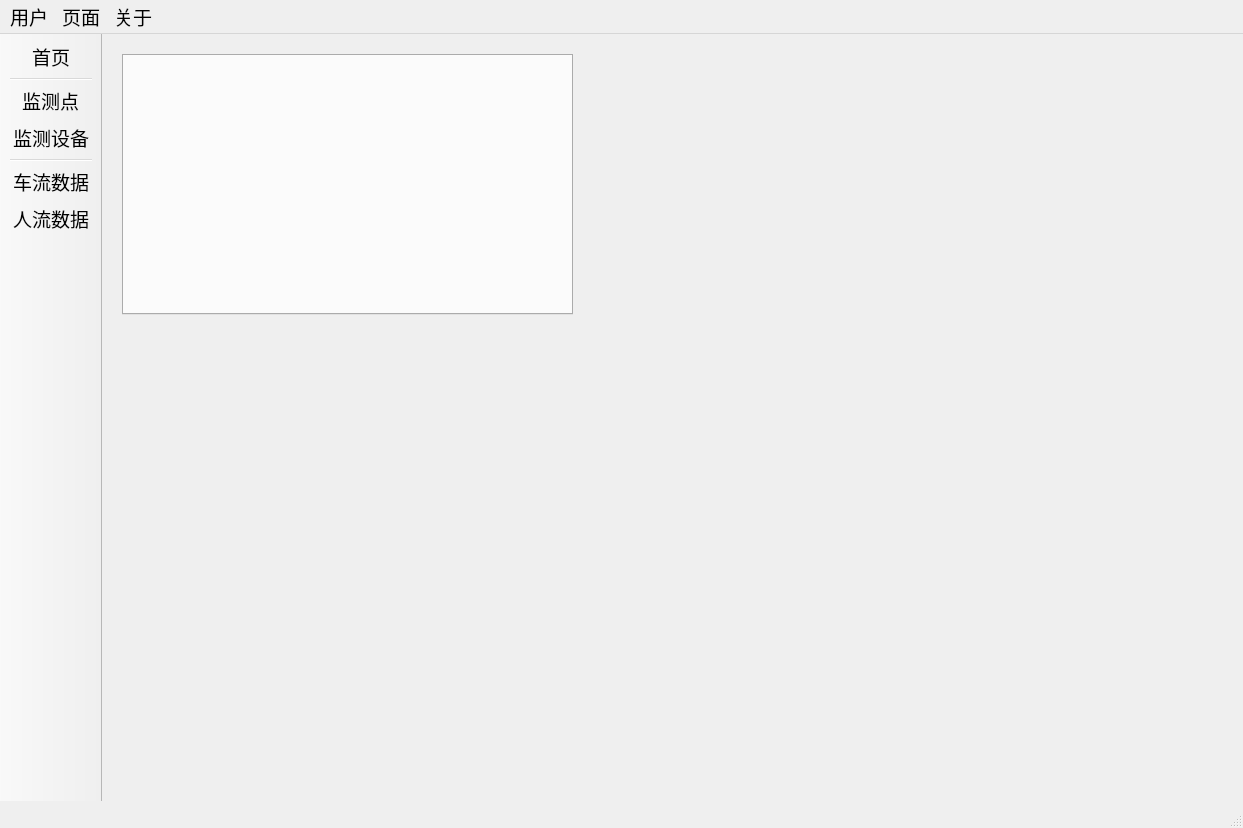
<?xml version="1.0" encoding="UTF-8"?>
<ui version="4.0">
 <class>MainWindow</class>
 <widget class="QMainWindow" name="MainWindow">
  <property name="geometry">
   <rect>
    <x>0</x>
    <y>0</y>
    <width>1243</width>
    <height>828</height>
   </rect>
  </property>
  <property name="sizePolicy">
   <sizepolicy hsizetype="Expanding" vsizetype="Preferred">
    <horstretch>0</horstretch>
    <verstretch>0</verstretch>
   </sizepolicy>
  </property>
  <property name="font">
   <font>
    <family>Times New Roman</family>
    <pointsize>14</pointsize>
   </font>
  </property>
  <property name="contextMenuPolicy">
   <enum>Qt::CustomContextMenu</enum>
  </property>
  <property name="windowTitle">
   <string>武易高速道路运输监测数据展示系统</string>
  </property>
  <property name="iconSize">
   <size>
    <width>32</width>
    <height>32</height>
   </size>
  </property>
  <widget class="QWidget" name="centralwidget">
   <widget class="QTabWidget" name="tabWidget">
    <property name="geometry">
     <rect>
      <x>20</x>
      <y>20</y>
      <width>451</width>
      <height>261</height>
     </rect>
    </property>
    <property name="currentIndex">
     <number>-1</number>
    </property>
    <property name="tabsClosable">
     <bool>true</bool>
    </property>
   </widget>
  </widget>
  <widget class="QMenuBar" name="menuBar">
   <property name="geometry">
    <rect>
     <x>0</x>
     <y>0</y>
     <width>1243</width>
     <height>21</height>
    </rect>
   </property>
   <property name="font">
    <font>
     <family>Times New Roman</family>
     <pointsize>14</pointsize>
    </font>
   </property>
   <widget class="QMenu" name="userMenu">
    <property name="font">
     <font>
      <family>Times New Roman</family>
      <pointsize>13</pointsize>
     </font>
    </property>
    <property name="title">
     <string>用户</string>
    </property>
    <property name="toolTipsVisible">
     <bool>false</bool>
    </property>
    <addaction name="actUser_current"/>
    <addaction name="separator"/>
    <addaction name="actUser_manage"/>
   </widget>
   <widget class="QMenu" name="pageMenu">
    <property name="font">
     <font>
      <family>Times New Roman</family>
      <pointsize>13</pointsize>
     </font>
    </property>
    <property name="title">
     <string>页面</string>
    </property>
    <addaction name="actMenu_home"/>
    <addaction name="separator"/>
    <addaction name="actMenu_place"/>
    <addaction name="actMenu_device"/>
    <addaction name="separator"/>
    <addaction name="actMenu_carData"/>
    <addaction name="actMenu_personData"/>
   </widget>
   <widget class="QMenu" name="aboutMenu">
    <property name="font">
     <font>
      <family>Times New Roman</family>
      <pointsize>13</pointsize>
     </font>
    </property>
    <property name="title">
     <string>关于</string>
    </property>
    <addaction name="actAbout_app"/>
    <addaction name="actAbout_qt"/>
   </widget>
   <addaction name="userMenu"/>
   <addaction name="pageMenu"/>
   <addaction name="aboutMenu"/>
  </widget>
  <widget class="QStatusBar" name="statusBar">
   <property name="font">
    <font>
     <family>Times New Roman</family>
     <pointsize>14</pointsize>
    </font>
   </property>
  </widget>
  <widget class="QToolBar" name="toolBar">
   <property name="sizePolicy">
    <sizepolicy hsizetype="Fixed" vsizetype="Preferred">
     <horstretch>0</horstretch>
     <verstretch>0</verstretch>
    </sizepolicy>
   </property>
   <property name="font">
    <font>
     <family>Times New Roman</family>
     <pointsize>14</pointsize>
    </font>
   </property>
   <property name="windowTitle">
    <string>toolBar</string>
   </property>
   <property name="movable">
    <bool>false</bool>
   </property>
   <property name="iconSize">
    <size>
     <width>32</width>
     <height>32</height>
    </size>
   </property>
   <property name="toolButtonStyle">
    <enum>Qt::ToolButtonTextUnderIcon</enum>
   </property>
   <attribute name="toolBarArea">
    <enum>LeftToolBarArea</enum>
   </attribute>
   <attribute name="toolBarBreak">
    <bool>false</bool>
   </attribute>
   <addaction name="actPage_home"/>
   <addaction name="separator"/>
   <addaction name="actPage_place"/>
   <addaction name="actPage_device"/>
   <addaction name="separator"/>
   <addaction name="actPage_carData"/>
   <addaction name="actPage_personData"/>
  </widget>
  <action name="actPage_home">
   <property name="icon">
    <iconset resource="icons.qrc">
     <normaloff>:/icons/home.png</normaloff>:/icons/home.png</iconset>
   </property>
   <property name="text">
    <string>首页</string>
   </property>
   <property name="toolTip">
    <string>&lt;html&gt;&lt;head/&gt;&lt;body&gt;&lt;p align=&quot;center&quot;&gt;&lt;span style=&quot; font-size:12pt;&quot;&gt;打开首页&lt;/span&gt;&lt;/p&gt;&lt;/body&gt;&lt;/html&gt;</string>
   </property>
   <property name="statusTip">
    <string>查看系统总体统计信息</string>
   </property>
   <property name="font">
    <font>
     <family>Times New Roman</family>
     <pointsize>14</pointsize>
    </font>
   </property>
   <property name="menuRole">
    <enum>QAction::NoRole</enum>
   </property>
  </action>
  <action name="actPage_device">
   <property name="icon">
    <iconset resource="icons.qrc">
     <normaloff>:/icons/device.png</normaloff>:/icons/device.png</iconset>
   </property>
   <property name="text">
    <string>监测设备</string>
   </property>
   <property name="toolTip">
    <string>&lt;html&gt;&lt;head/&gt;&lt;body&gt;&lt;p align=&quot;center&quot;&gt;&lt;span style=&quot; font-size:12pt;&quot;&gt;打开设备管理界面&lt;/span&gt;&lt;/p&gt;&lt;/body&gt;&lt;/html&gt;</string>
   </property>
   <property name="statusTip">
    <string>查看和管理监测设备</string>
   </property>
   <property name="font">
    <font>
     <family>Times New Roman</family>
     <pointsize>14</pointsize>
    </font>
   </property>
   <property name="menuRole">
    <enum>QAction::NoRole</enum>
   </property>
  </action>
  <action name="actPage_carData">
   <property name="icon">
    <iconset resource="icons.qrc">
     <normaloff>:/icons/car.png</normaloff>:/icons/car.png</iconset>
   </property>
   <property name="text">
    <string>车流数据</string>
   </property>
   <property name="toolTip">
    <string>&lt;html&gt;&lt;head/&gt;&lt;body&gt;&lt;p align=&quot;center&quot;&gt;&lt;span style=&quot; font-size:12pt;&quot;&gt;打开车流数据界面&lt;/span&gt;&lt;/p&gt;&lt;/body&gt;&lt;/html&gt;</string>
   </property>
   <property name="statusTip">
    <string>查看和管理车流数据</string>
   </property>
   <property name="font">
    <font>
     <family>Times New Roman</family>
     <pointsize>14</pointsize>
    </font>
   </property>
   <property name="menuRole">
    <enum>QAction::NoRole</enum>
   </property>
  </action>
  <action name="actPage_personData">
   <property name="icon">
    <iconset resource="icons.qrc">
     <normaloff>:/icons/person.png</normaloff>:/icons/person.png</iconset>
   </property>
   <property name="text">
    <string>人流数据</string>
   </property>
   <property name="toolTip">
    <string>&lt;html&gt;&lt;head/&gt;&lt;body&gt;&lt;p align=&quot;center&quot;&gt;&lt;span style=&quot; font-size:12pt;&quot;&gt;打开人流数据界面&lt;/span&gt;&lt;/p&gt;&lt;/body&gt;&lt;/html&gt;</string>
   </property>
   <property name="statusTip">
    <string>查看和管理人流数据</string>
   </property>
   <property name="font">
    <font>
     <family>Times New Roman</family>
     <pointsize>14</pointsize>
    </font>
   </property>
   <property name="menuRole">
    <enum>QAction::NoRole</enum>
   </property>
  </action>
  <action name="actUser_current">
   <property name="icon">
    <iconset resource="icons.qrc">
     <normaloff>:/icons/user.png</normaloff>:/icons/user.png</iconset>
   </property>
   <property name="text">
    <string>当前用户</string>
   </property>
   <property name="toolTip">
    <string>&lt;html&gt;&lt;head/&gt;&lt;body&gt;&lt;p align=&quot;center&quot;&gt;&lt;span style=&quot; font-size:12pt;&quot;&gt;打开“当前用户”界面&lt;/span&gt;&lt;/p&gt;&lt;/body&gt;&lt;/html&gt;</string>
   </property>
   <property name="statusTip">
    <string>查看和修改当前用户的信息</string>
   </property>
   <property name="menuRole">
    <enum>QAction::NoRole</enum>
   </property>
  </action>
  <action name="actPage_place">
   <property name="icon">
    <iconset resource="icons.qrc">
     <normaloff>:/icons/place.png</normaloff>:/icons/place.png</iconset>
   </property>
   <property name="text">
    <string>监测点</string>
   </property>
   <property name="toolTip">
    <string>&lt;html&gt;&lt;head/&gt;&lt;body&gt;&lt;p align=&quot;center&quot;&gt;&lt;span style=&quot; font-size:12pt;&quot;&gt;打开监测点管理界面&lt;/span&gt;&lt;/p&gt;&lt;/body&gt;&lt;/html&gt;</string>
   </property>
   <property name="statusTip">
    <string>查看和管理监测点</string>
   </property>
   <property name="font">
    <font>
     <family>Times New Roman</family>
     <pointsize>14</pointsize>
    </font>
   </property>
   <property name="menuRole">
    <enum>QAction::NoRole</enum>
   </property>
  </action>
  <action name="actMenu_home">
   <property name="checkable">
    <bool>true</bool>
   </property>
   <property name="checked">
    <bool>true</bool>
   </property>
   <property name="text">
    <string>首页</string>
   </property>
   <property name="toolTip">
    <string>&lt;html&gt;&lt;head/&gt;&lt;body&gt;&lt;p align=&quot;center&quot;&gt;&lt;span style=&quot; font-size:12pt;&quot;&gt;首页&lt;/span&gt;&lt;/p&gt;&lt;/body&gt;&lt;/html&gt;</string>
   </property>
   <property name="statusTip">
    <string>查看系统总体统计信息</string>
   </property>
   <property name="font">
    <font>
     <family>Times New Roman</family>
     <pointsize>14</pointsize>
    </font>
   </property>
   <property name="menuRole">
    <enum>QAction::NoRole</enum>
   </property>
  </action>
  <action name="actMenu_device">
   <property name="checkable">
    <bool>true</bool>
   </property>
   <property name="text">
    <string>监测设备</string>
   </property>
   <property name="toolTip">
    <string>&lt;html&gt;&lt;head/&gt;&lt;body&gt;&lt;p align=&quot;center&quot;&gt;&lt;span style=&quot; font-size:12pt;&quot;&gt;设备管理界面&lt;/span&gt;&lt;/p&gt;&lt;/body&gt;&lt;/html&gt;</string>
   </property>
   <property name="statusTip">
    <string>查看和管理监测设备</string>
   </property>
   <property name="font">
    <font>
     <family>Times New Roman</family>
     <pointsize>14</pointsize>
    </font>
   </property>
   <property name="menuRole">
    <enum>QAction::NoRole</enum>
   </property>
  </action>
  <action name="actMenu_place">
   <property name="checkable">
    <bool>true</bool>
   </property>
   <property name="text">
    <string>监测点</string>
   </property>
   <property name="toolTip">
    <string>&lt;html&gt;&lt;head/&gt;&lt;body&gt;&lt;p align=&quot;center&quot;&gt;&lt;span style=&quot; font-size:12pt;&quot;&gt;监测点管理界面&lt;/span&gt;&lt;/p&gt;&lt;/body&gt;&lt;/html&gt;</string>
   </property>
   <property name="statusTip">
    <string>查看和管理监测点</string>
   </property>
   <property name="font">
    <font>
     <family>Times New Roman</family>
     <pointsize>14</pointsize>
    </font>
   </property>
   <property name="menuRole">
    <enum>QAction::NoRole</enum>
   </property>
  </action>
  <action name="actMenu_carData">
   <property name="checkable">
    <bool>true</bool>
   </property>
   <property name="text">
    <string>车流数据</string>
   </property>
   <property name="toolTip">
    <string>&lt;html&gt;&lt;head/&gt;&lt;body&gt;&lt;p align=&quot;center&quot;&gt;&lt;span style=&quot; font-size:12pt;&quot;&gt;车流数据界面&lt;/span&gt;&lt;/p&gt;&lt;/body&gt;&lt;/html&gt;</string>
   </property>
   <property name="statusTip">
    <string>查看和管理车流数据</string>
   </property>
   <property name="font">
    <font>
     <family>Times New Roman</family>
     <pointsize>14</pointsize>
    </font>
   </property>
   <property name="menuRole">
    <enum>QAction::NoRole</enum>
   </property>
  </action>
  <action name="actMenu_personData">
   <property name="checkable">
    <bool>true</bool>
   </property>
   <property name="text">
    <string>人流数据</string>
   </property>
   <property name="toolTip">
    <string>&lt;html&gt;&lt;head/&gt;&lt;body&gt;&lt;p align=&quot;center&quot;&gt;&lt;span style=&quot; font-size:12pt;&quot;&gt;人流数据界面&lt;/span&gt;&lt;/p&gt;&lt;/body&gt;&lt;/html&gt;</string>
   </property>
   <property name="statusTip">
    <string>查看和管理人流数据</string>
   </property>
   <property name="font">
    <font>
     <family>Times New Roman</family>
     <pointsize>14</pointsize>
    </font>
   </property>
   <property name="menuRole">
    <enum>QAction::NoRole</enum>
   </property>
  </action>
  <action name="actUser_manage">
   <property name="icon">
    <iconset resource="icons.qrc">
     <normaloff>:/icons/user_manage.png</normaloff>:/icons/user_manage.png</iconset>
   </property>
   <property name="text">
    <string>用户管理</string>
   </property>
   <property name="toolTip">
    <string>&lt;html&gt;&lt;head/&gt;&lt;body&gt;&lt;p align=&quot;center&quot;&gt;&lt;span style=&quot; font-size:12pt;&quot;&gt;打开用户管理界面&lt;/span&gt;&lt;/p&gt;&lt;/body&gt;&lt;/html&gt;</string>
   </property>
   <property name="statusTip">
    <string>查看和修改观察员的信息</string>
   </property>
   <property name="menuRole">
    <enum>QAction::NoRole</enum>
   </property>
  </action>
  <action name="actAbout_app">
   <property name="icon">
    <iconset resource="icons.qrc">
     <normaloff>:/icons/about.png</normaloff>:/icons/about.png</iconset>
   </property>
   <property name="text">
    <string>关于本软件</string>
   </property>
   <property name="statusTip">
    <string>查看本软件的相关信息</string>
   </property>
   <property name="menuRole">
    <enum>QAction::NoRole</enum>
   </property>
  </action>
  <action name="actAbout_qt">
   <property name="icon">
    <iconset resource="icons.qrc">
     <normaloff>:/icons/qt.png</normaloff>:/icons/qt.png</iconset>
   </property>
   <property name="text">
    <string>关于Qt</string>
   </property>
   <property name="statusTip">
    <string>查看Qt的相关信息</string>
   </property>
   <property name="menuRole">
    <enum>QAction::NoRole</enum>
   </property>
  </action>
 </widget>
 <tabstops>
  <tabstop>tabWidget</tabstop>
 </tabstops>
 <resources>
  <include location="icons.qrc"/>
 </resources>
 <connections/>
</ui>
